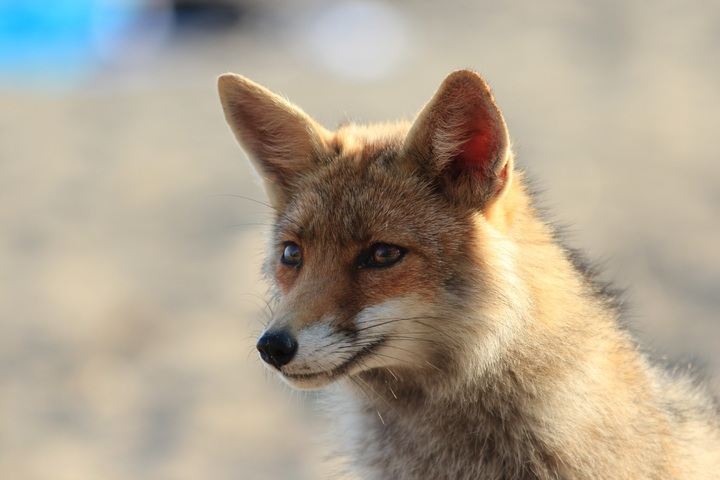
#> input picture OpenCV/assets/fox.jpg, 720 x 480 px, found by its file name
$ python translation_matrix.py
#> lines starting #> are read from the running program, lines starting #| are printed output that depends on the picture
### OpenCV/albert_utils/transformations.py
import cv2 as cv
import numpy as np


# -y -> shift up
#  y -> shift down
# -x -> shift left
#  x -> shft right
def translate(src, x, y, dst=None):
    # [[  1.   0.   x.]
    #  [  0.   1.   y.]]
    translation_matrix = np.float32([[1, 0, x], [0, 1, y]])
    dimensions = (src.shape[1], src.shape[0])
    print(translation_matrix)

    # The cv2.warpAffine() function in OpenCV performs an affine transformation on an image.
    # An affine transformation is a linear mapping that preserves points, straight lines,
    # and planes. This function can be used for tasks such as translation, rotation, scaling,
    # and shearing.
    if dst:
        cv.warpAffine(src, translation_matrix, dimensions, dst)
    else:
        return cv.warpAffine(src, translation_matrix, dimensions)


# positive angle -> anti-clockwise
# negative angle -> clockwise
# [15 lines left out: function rotate, not called in this run]

### OpenCV/12_transformations/translation_matrix.py
import cv2 as cv
import numpy as np
import os
from albert_utils import transformations

img = cv.imread(os.path.join(".", "assets", "fox.jpg"))
#> img is the input picture: shape (480, 720, 3); mean B, G, R 144.3, 162.3, 173.7
# img = operations.translate(img, x=100, y=100)
img = transformations.translate(img, x=200, y=-100)
#> in translate, `return cv.warpAffine(src, translation_matrix, dimensions)`:
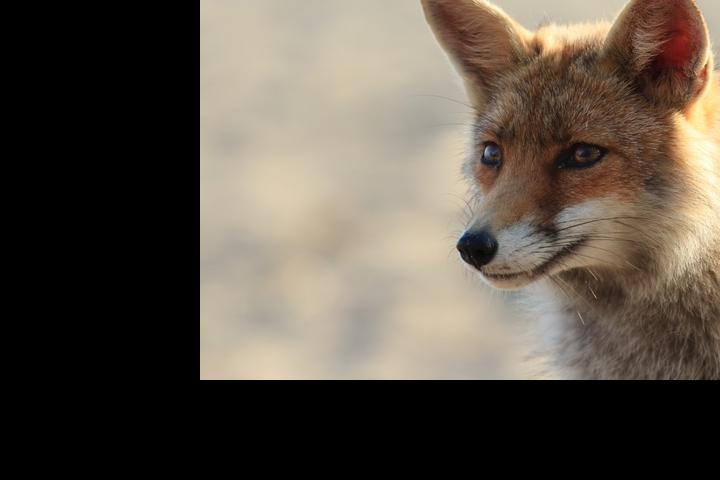
#> returned value: shape (480, 720, 3); mean of channels 0, 1, 2 72.7, 83.5, 92.6; drawn as B, G, R

cv.imshow("img", img)

cv.waitKey(0)
cv.destroyAllWindows()

$ run again, with OpenCV/assets/93540576_4fe36548e1_o.jpg copied over OpenCV/assets/fox.jpg
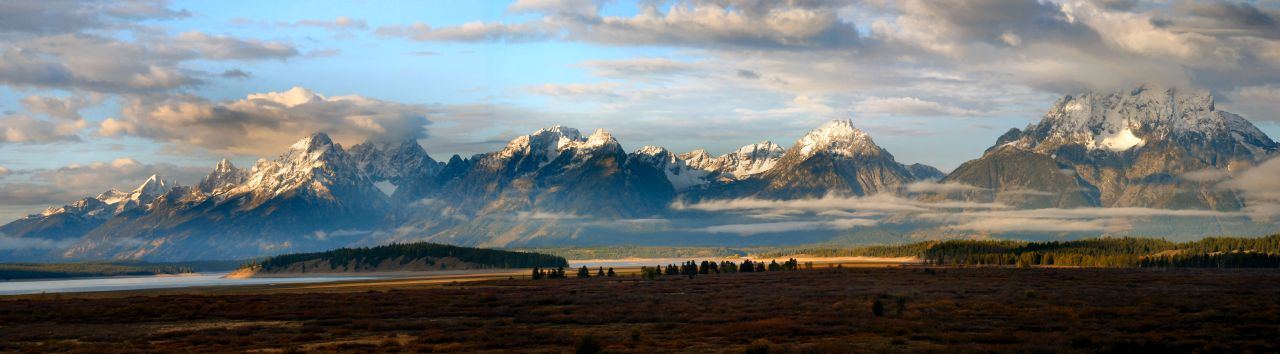
#> input picture OpenCV/assets/93540576_4fe36548e1_o.jpg, 1280 x 354 px, found by its file name
#> img is the input picture: shape (354, 1280, 3); mean B, G, R 117.4, 117.8, 112.9
#> in translate, `return cv.warpAffine(src, translation_matrix, dimensions)`:
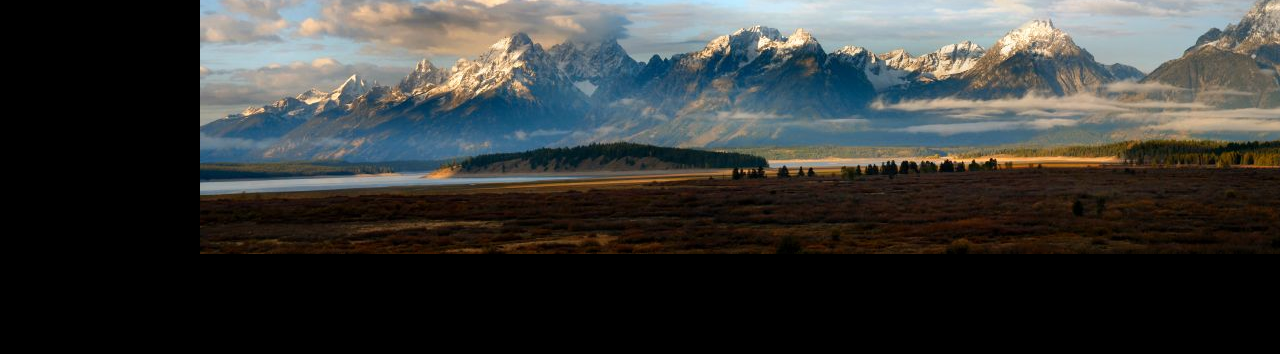
#> returned value: shape (354, 1280, 3); mean of channels 0, 1, 2 55.9, 57.7, 56.4; drawn as B, G, R
